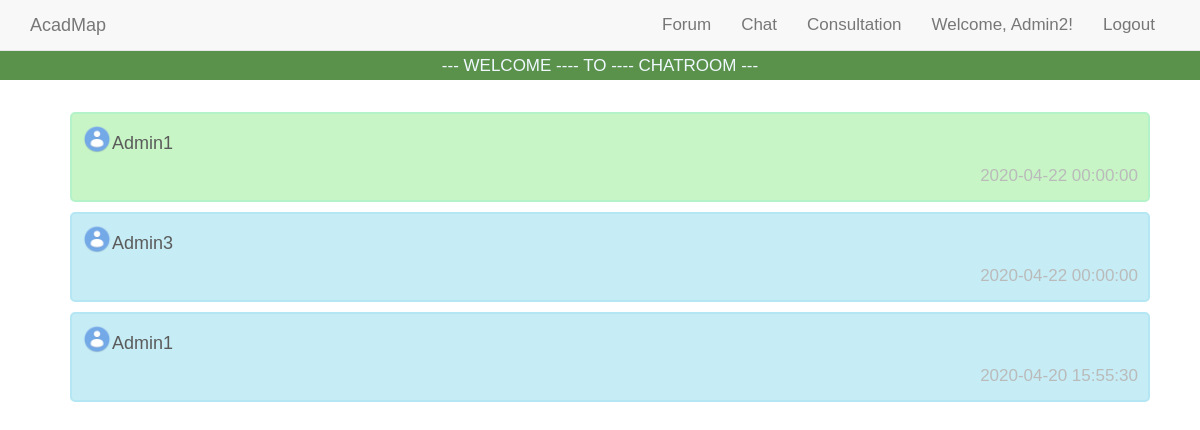
Page /chat_related/chat_messages.php (signed in) on the earlier database version.
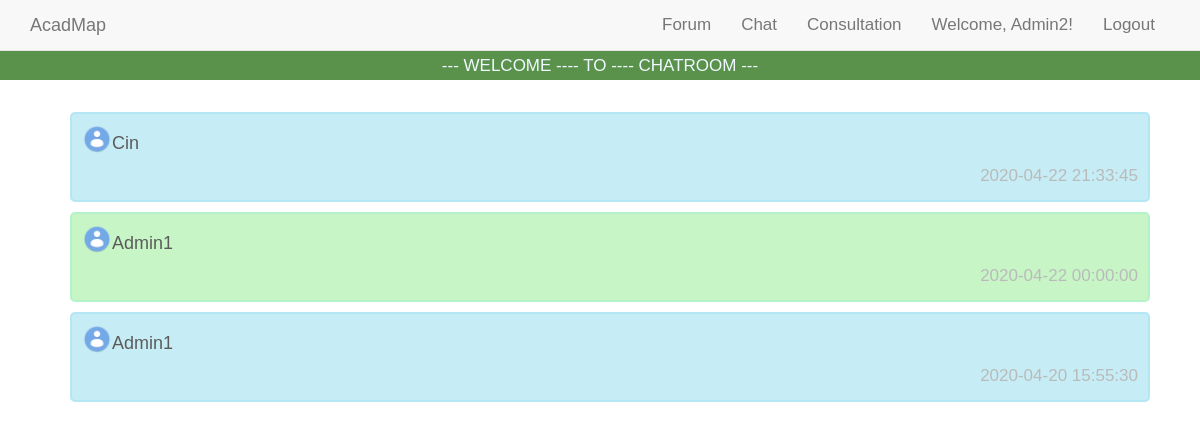
Same page on the later database version.
### tables this page shows
CREATE TABLE `chatroom` (
  `chatroom_id` int(8) UNSIGNED NOT NULL,
  `user_id` int(8) UNSIGNED NOT NULL,
  `opponent_id` int(8) UNSIGNED NOT NULL,
  `last_message_time` timestamp NULL DEFAULT NULL,
  `opponent_picture` varchar(200) DEFAULT NULL,
  `consultroom` tinyint(1) NOT NULL DEFAULT 0,
  `hv_consult` tinyint(1) NOT NULL DEFAULT 0
);

CREATE TABLE `user` (
  `user_id` int(8) UNSIGNED NOT NULL,
  `username` varchar(16) NOT NULL,
  `password` varchar(16) NOT NULL,
  `email_address` varchar(320) NOT NULL
);

### chat_related/chat_messages.php (the view, shortened to what this page needs)
<html>
<head>
<link rel="stylesheet" href="../css/bootstrap.min.css">
<link rel="stylesheet" href="../css/chat_msg.css">
<link rel="stylesheet" href="../css/main.css">
</head>
<body>
<?
include("../navbar.php");
?>
<div class="header1">
  <p>--- WELCOME ---- TO ---- CHATROOM ---</p>
</div>
<div class="content1">
<?php
  $myid = $_SESSION["user_id"];
  $servername = "localhost";
  $username = "root";
  $password = "";
  $conn = new mysqli($servername, $username, $password, 'AcadMap');
  $sql = "SELECT * FROM chatroom WHERE (user_id=$myid OR opponent_id=$myid) ORDER BY last_message_time DESC";
  $Result = mysqli_query($conn,$sql);
  $col = mysqli_num_rows($Result);
  for ($x = 0; $x < $col; $x++) {
    $info = mysqli_fetch_array($Result);
    if($info['user_id']==$myid){
      $oppoid = $info['opponent_id'];
    }
    else{
      $oppoid = $info['user_id'];
    }
    $sql2 = "SELECT * FROM user WHERE user_id=$oppoid";
    $Result2 = mysqli_query($conn,$sql2);
    $info2 = mysqli_fetch_array($Result2);
    $rmid = $info['chatroom_id'];
    if($info['consultroom']!=0){
      echo "<div id=$rmid class='cscontainer1' onclick=\"window.location.href='cschatrooms.php?id=$rmid'\">
            <img class='avatarname' src='../assets/avatar.png' alt='Avatar' height='30' width='30'>
            <h4> ".$info2['username']."</h4>
            <span class='time-right'>".$info['last_message_time']."</span>
            </div>";
    }
    else{
      echo "<div id=$rmid class='container1' onclick=\"window.location.href='chatrooms.php?id=$rmid'\">
            <img class='avatarname' src='../assets/avatar.png' alt='Avatar' height='30' width='30'>
            <h4> ".$info2['username']."</h4>
            <span class='time-right'>".$info['last_message_time']."</span>
            </div>";
    }
  }
?>
</div>
</body>
</html>

Differences in the rows shown:
removed chatroom: consultroom 0 (drawn), opponent.username "Admin3", last_message_time "2020-04-22 00:00:00"
added chatroom: consultroom 0 (drawn), opponent.username "Cin", last_message_time "2020-04-22 21:33:45"
